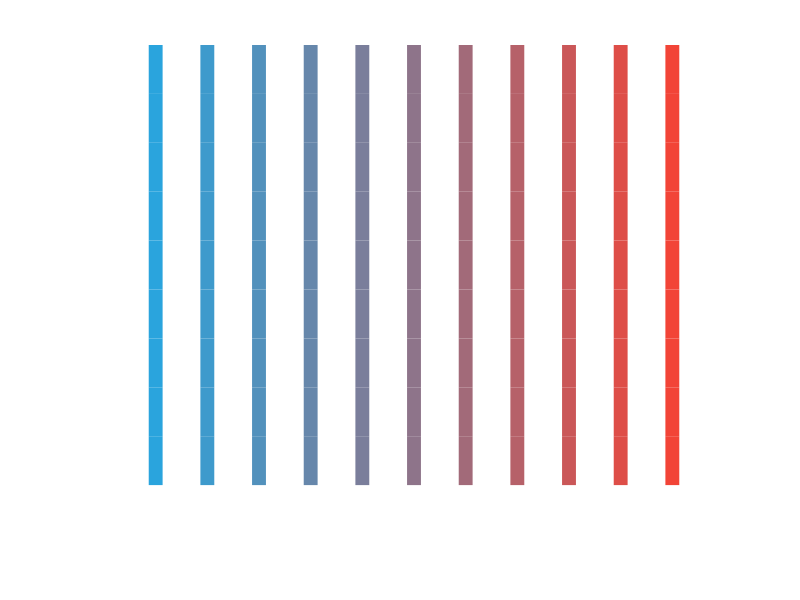

MATLAB code to generate this figure:
close all;clear;clc;

hex1 = '#f24437'; % begin color
hex2 = '#2aa4dd'; % end color


num = 10; % color number


rgb1 = sscanf(hex1(2:end),'%2x%2x%2x',[1 3])/255;
rgb2 = sscanf(hex2(2:end),'%2x%2x%2x',[1 3])/255;

x = 0:1:10;
y = x./x;

rgb1_ = [1,1,1]-rgb1;
rgb2_ = [1,1,1]-rgb2;

for k = num:-1:0
% disp(k)
rgb1_d = rgb1_/num*k;
rgb2_d = rgb2_/num*(num-k);
rgb3 = [1,1,1] - (rgb1_d + rgb2_d);

rgb3_255 = uint8(rgb3*255);
hex3 = ['#',dec2hex(rgb3_255(1)),dec2hex(rgb3_255(2)),dec2hex(rgb3_255(3))];
disp(hex3)
plot(y+k,x,'-','color',rgb3,'linewidth',10);
hold on
end

axis off



